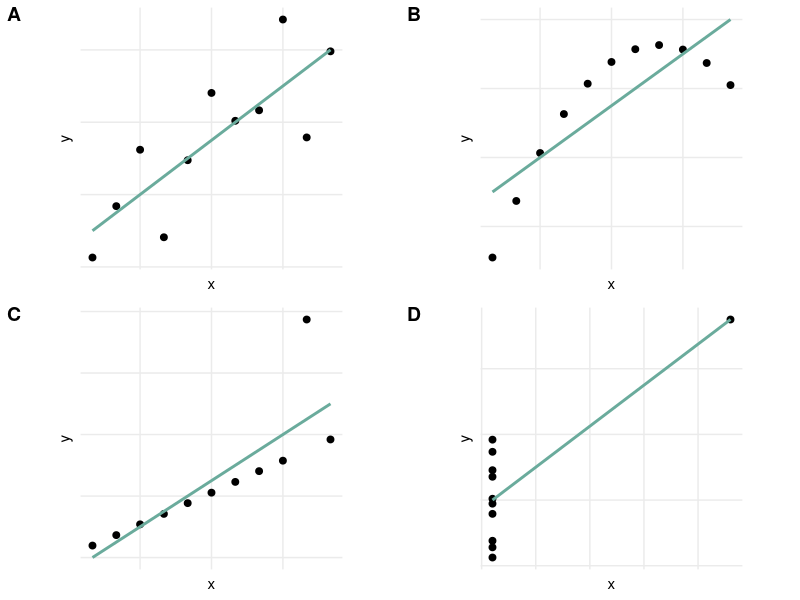

Source code (R):
## ---- chunk 1
knitr::opts_chunk$set(
	echo = TRUE,
	fig.align = "center",
	message = FALSE,
	warning = FALSE,
	comment = "",
	dpi = 300
)
## ---- chunk 2
# Packages
library(tidyverse) # Wrangle and visualise data
library(cowplot)   # Combine plots

# Plot setup
theme_set(theme_minimal())
theme_update(
  aspect.ratio = 1,
  panel.grid.minor = element_blank(),
  axis.text.x = element_blank(),
  axis.text.y = element_blank(),
  axis.ticks = element_blank(),
  legend.position = "none"
)
## ---- chunk 3
p1 <- anscombe %>%
  ggplot(mapping = aes(x = x1, y = y1)) +
    geom_point(size = 2) +
    geom_smooth(formula = "y ~ x", method = "lm", se = FALSE, colour = "#6AAB9C") +
    labs(x = "x", y = "y")

p2 <- anscombe %>%
  ggplot(mapping = aes(x = x2, y = y2)) +
    geom_point(size = 2) +
    geom_smooth(formula = "y ~ x", method = "lm", se = FALSE, colour = "#6AAB9C") +
    labs(x = "x", y = "y")

p3 <- anscombe %>%
  ggplot(mapping = aes(x = x3, y = y3)) +
    geom_point(size = 2) +
    geom_smooth(formula = "y ~ x", method = "lm", se = FALSE, colour = "#6AAB9C") +
    labs(x = "x", y = "y")

p4 <- anscombe %>%
  ggplot(mapping = aes(x = x4, y = y4)) +
    geom_point(size = 2) +
    geom_smooth(formula = "y ~ x", method = "lm", se = FALSE, colour = "#6AAB9C") +
    labs(x = "x", y = "y")

plot_grid(p1, p2, p3, p4, ncol = 2, labels = LETTERS[1:4])
## ---- chunk 4
sessionInfo()
